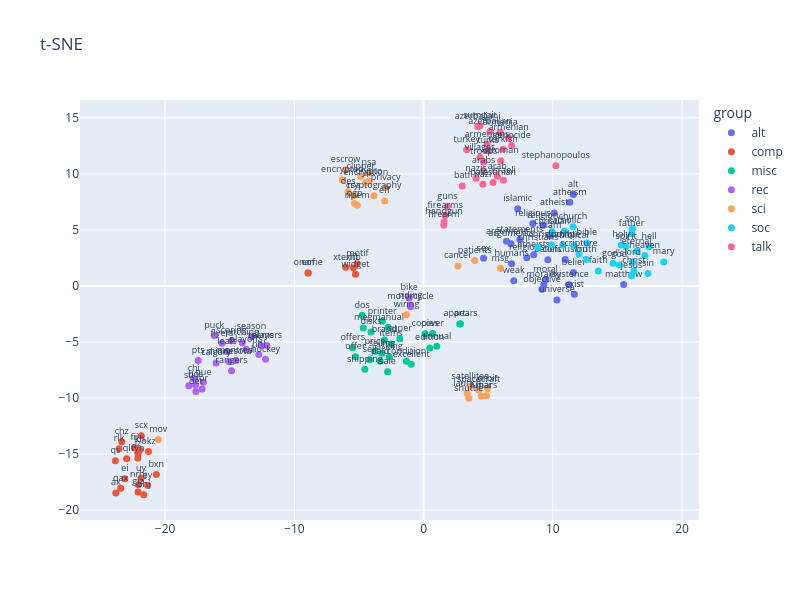

Here is the notebook cell this chart was saved with:
### Code cell
# plotly
import plotly.express as px

projections = {
    "t-SNE": TSNE(n_components=2, perplexity=20, init="pca", random_state=0).fit_transform(X),
}

for name, Y in projections.items():
    df = pd.DataFrame({
        "x": Y[:, 0],
        "y": Y[:, 1],
        "word": words,
        "group": [group_names[g] for g in colors],
    })
    fig = px.scatter(df, x="x", y="y", color="group", hover_name="word", text="word",
                     title=name, width=800, height=600)
    fig.update_traces(textposition="top center", textfont_size=9, marker_size=7)
    fig.update_layout(xaxis_title=None, yaxis_title=None)
    fig.show()

### Figure 1 — Plotly figure (JSON) as saved in the notebook; plotly's stock layout.template omitted (floating-point values rounded to 4 significant figures)
{"data": [{"hovertemplate": "<b>%{hovertext}</b><br><br>group=alt<br>x=%{x}<br>y=%{y}<br>word=%{text}<extra></extra>", "hovertext": ["atheism", "atheists", "atheist", "islam", "islamic", "belief", "religious", "matthew", "religion", "morality", "argument", "religions", "conclusion", "statements", "sex", "moral", "alt", "existence", "humans", "universe", "exist", "arguments", "objective", "beliefs", "weak"], "legendgroup": "alt", "marker": {"color": "#636efa", "size": 7, "symbol": "circle"}, "mode": "markers+text", "name": "alt", "orientation": "v", "showlegend": true, "text": ["atheism", "atheists", "atheist", "islam", "islamic", "belief", "religious", "matthew", "religion", "morality", "argument", "religions", "conclusion", "statements", "sex", "moral", "alt", "existence", "humans", "universe", "exist", "arguments", "objective", "beliefs", "weak"], "textfont": {"size": 9}, "textposition": "top center", "type": "scatter", "x": [11.32, 8.526, 10.11, 9.807, 7.286, 11.6, 8.452, 15.48, 9.218, 9.3, 6.417, 7.988, 10.96, 7.446, 4.64, 9.444, 11.58, 11.26, 6.809, 10.32, 11.67, 6.76, 9.163, 9.614, 6.977], "xaxis": "x", "y": [7.476, 2.779, 6.501, 4.47, 6.875, 1.2, 5.577, 0.1297, 5.416, 0.1175, 3.987, 2.516, 2.361, 4.137, 2.473, 0.5662, 8.15, 0.09432, 1.968, -1.262, -0.7395, 3.757, -0.3, 2.342, 0.4523], "yaxis": "y"}, {"hovertemplate": "<b>%{hovertext}</b><br><br>group=comp<br>x=%{x}<br>y=%{y}<br>word=%{text}<extra></extra>", "hovertext": ["qax", "chz", "okz", "oname", "giz", "eof", "fij", "xlib", "nrhj", "bxn", "bhj", "rlk", "scx", "fyn", "ax", "ql", "xterm", "widget", "motif", "ei", "jz", "kh", "uy", "qs", "ey"], "legendgroup": "comp", "marker": {"color": "#EF553B", "size": 7, "symbol": "circle"}, "mode": "markers+text", "name": "comp", "orientation": "v", "showlegend": true, "text": ["qax", "chz", "okz", "oname", "giz", "eof", "fij", "xlib", "nrhj", "bxn", "bhj", "rlk", "scx", "fyn", "ax", "ql", "xterm", "widget", "motif", "ei", "jz", "kh", "uy", "qs", "ey"], "textfont": {"size": 9}, "textposition": "top center", "type": "scatter", "x": [-23.43, -23.35, -21.29, -8.929, -22.1, -8.943, -22.37, -5.433, -22.06, -20.68, -21.65, -23.56, -21.84, -22.11, -23.81, -22.98, -6.028, -5.269, -5.128, -23.12, -22.1, -21.95, -21.86, -23.85, -21.36], "xaxis": "x", "y": [-18.06, -13.92, -14.78, 1.149, -18.39, 1.15, -14.46, 1.621, -17.75, -16.83, -18.63, -14.53, -13.38, -15.38, -18.49, -15.42, 1.671, 1.037, 1.973, -17.21, -14.96, -14.65, -17.17, -15.6, -17.78], "yaxis": "y"}, {"hovertemplate": "<b>%{hovertext}</b><br><br>group=misc<br>x=%{x}<br>y=%{y}<br>word=%{text}<extra></extra>", "hovertext": ["sale", "shipping", "offer", "condition", "brand", "excellent", "asking", "items", "disks", "annual", "cover", "sell", "art", "selling", "copies", "price", "offers", "edition", "dos", "printer", "manual", "super", "meg", "appears", "paid"], "legendgroup": "misc", "marker": {"color": "#00cc96", "size": 7, "symbol": "circle"}, "mode": "markers+text", "name": "misc", "orientation": "v", "showlegend": true, "text": ["sale", "shipping", "offer", "condition", "brand", "excellent", "asking", "items", "disks", "annual", "cover", "sell", "art", "selling", "copies", "price", "offers", "edition", "dos", "printer", "manual", "super", "meg", "appears", "paid"], "textfont": {"size": 9}, "textposition": "top center", "type": "scatter", "x": [-2.786, -4.545, -5.272, -1.324, -3.033, -0.9517, -2.648, -2.514, -4.067, 1.019, 0.7035, -4.173, 2.799, -3.215, 0.1144, -3.765, -5.486, 0.476, -4.757, -3.195, -2.741, -1.837, -4.669, 2.865, -3.355], "xaxis": "x", "y": [-7.655, -7.448, -6.328, -6.735, -4.82, -6.996, -6.354, -5.18, -4.116, -5.378, -4.252, -6.593, -3.405, -6.013, -4.263, -5.844, -5.525, -5.544, -2.623, -3.167, -3.701, -4.711, -3.761, -3.381, -6.723], "yaxis": "y"}, {"hovertemplate": "<b>%{hovertext}</b><br><br>group=rec<br>x=%{x}<br>y=%{y}<br>word=%{text}<extra></extra>", "hovertext": ["nhl", "pts", "leafs", "stl", "puck", "pitching", "playoffs", "det", "bos", "hockey", "tor", "flyers", "rangers", "bike", "scoring", "season", "calgary", "motorcycle", "players", "chi", "montreal", "teams", "minnesota", "riding", "que"], "legendgroup": "rec", "marker": {"color": "#ab63fa", "size": 7, "symbol": "circle"}, "mode": "markers+text", "name": "rec", "orientation": "v", "showlegend": true, "text": ["nhl", "pts", "leafs", "stl", "puck", "pitching", "playoffs", "det", "bos", "hockey", "tor", "flyers", "rangers", "bike", "scoring", "season", "calgary", "motorcycle", "players", "chi", "montreal", "teams", "minnesota", "riding", "que"], "textfont": {"size": 9}, "textposition": "top center", "type": "scatter", "x": [-12.75, -17.44, -15.2, -18.17, -16.2, -14.02, -13.73, -17.62, -17.65, -12.23, -17.14, -15.6, -14.86, -1.12, -14.87, -13.32, -16.05, -1.013, -12.12, -17.78, -14.52, -12.58, -15.05, -1.019, -17.03], "xaxis": "x", "y": [-6.126, -6.649, -5.856, -8.914, -4.436, -5.086, -5.661, -9.422, -8.839, -6.558, -9.2, -5.123, -7.577, -1.079, -4.904, -4.549, -6.882, -1.867, -5.328, -8.272, -6.663, -5.321, -6.762, -1.723, -8.591], "yaxis": "y"}, {"hovertemplate": "<b>%{hovertext}</b><br><br>group=sci<br>x=%{x}<br>y=%{y}<br>word=%{text}<extra></extra>", "hovertext": ["ripem", "crypto", "nsa", "encryption", "escrow", "lunar", "rsa", "eff", "spacecraft", "satellites", "clipper", "encrypted", "orbit", "mov", "cryptography", "privacy", "pgp", "mars", "msg", "patients", "shuttle", "des", "cancer", "wiring", "launch"], "legendgroup": "sci", "marker": {"color": "#FFA15A", "size": 7, "symbol": "circle"}, "mode": "markers+text", "name": "sci", "orientation": "v", "showlegend": true, "text": ["ripem", "crypto", "nsa", "encryption", "escrow", "lunar", "rsa", "eff", "spacecraft", "satellites", "clipper", "encrypted", "orbit", "mov", "cryptography", "privacy", "pgp", "mars", "msg", "patients", "shuttle", "des", "cancer", "wiring", "launch"], "textfont": {"size": 9}, "textposition": "top center", "type": "scatter", "x": [-5.13, -4.217, -4.238, -4.471, -6.036, 4.459, -5.408, -3.011, 4.253, 3.594, -4.848, -6.291, 4.959, -20.53, -3.847, -2.937, -5.332, 4.871, 5.945, 3.954, 3.501, -5.841, 2.659, -1.324, 3.383], "xaxis": "x", "y": [7.188, 9.344, 10.08, 9.238, 10.37, -9.832, 8.043, 7.583, -9.291, -8.967, 9.773, 9.477, -9.175, -13.72, 8.041, 8.781, 7.358, -9.805, 1.584, 2.256, -10.03, 8.406, 1.766, -2.572, -9.582], "yaxis": "y"}, {"hovertemplate": "<b>%{hovertext}</b><br><br>group=soc<br>x=%{x}<br>y=%{y}<br>word=%{text}<extra></extra>", "hovertext": ["scripture", "god's", "catholic", "church", "christ", "sin", "eternal", "spirit", "heaven", "lord", "faith", "holy", "christianity", "christians", "mary", "jesus", "god", "doctrine", "biblical", "father", "truth", "son", "bible", "hell", "christian"], "legendgroup": "soc", "marker": {"color": "#19d3f3", "size": 7, "symbol": "circle"}, "mode": "markers+text", "name": "soc", "orientation": "v", "showlegend": true, "text": ["scripture", "god's", "catholic", "church", "christ", "sin", "eternal", "spirit", "heaven", "lord", "faith", "holy", "christianity", "christians", "mary", "jesus", "god", "doctrine", "biblical", "father", "truth", "son", "bible", "hell", "christian"], "textfont": {"size": 9}, "textposition": "top center", "type": "scatter", "x": [12.02, 14.66, 10.89, 11.56, 16.28, 17.36, 16.48, 15.66, 17.12, 16.17, 13.52, 15.3, 9.893, 8.866, 18.58, 16.09, 15.14, 10.77, 11.64, 16.1, 12.58, 16.16, 12.63, 17.45, 9.944], "xaxis": "x", "y": [2.856, 2.018, 4.904, 5.268, 1.339, 1.111, 3.084, 3.51, 2.716, 2.119, 1.335, 3.644, 3.667, 3.421, 2.123, 0.8969, 1.868, 3.642, 3.589, 4.653, 2.35, 5.111, 3.824, 3.483, 4.845], "yaxis": "y"}, {"hovertemplate": "<b>%{hovertext}</b><br><br>group=talk<br>x=%{x}<br>y=%{y}<br>word=%{text}<extra></extra>", "hovertext": ["armenia", "stephanopoulos", "azerbaijani", "azerbaijan", "sumgait", "ottoman", "firearm", "armenians", "armenian", "arab", "villages", "turkish", "arabs", "israeli", "turks", "firearms", "handgun", "palestinian", "turkey", "nazis", "nazi", "troops", "guns", "batf", "genocide"], "legendgroup": "talk", "marker": {"color": "#FF6692", "size": 7, "symbol": "circle"}, "mode": "markers+text", "name": "talk", "orientation": "v", "showlegend": true, "text": ["armenia", "stephanopoulos", "azerbaijani", "azerbaijan", "sumgait", "ottoman", "firearm", "armenians", "armenian", "arab", "villages", "turkish", "arabs", "israeli", "turks", "firearms", "handgun", "palestinian", "turkey", "nazis", "nazi", "troops", "guns", "batf", "genocide"], "textfont": {"size": 9}, "textposition": "top center", "type": "scatter", "x": [5.932, 10.24, 4.192, 5.133, 4.364, 5.968, 1.567, 4.907, 6.58, 5.705, 4.369, 6.153, 4.647, 6.18, 4.995, 1.671, 1.589, 5.379, 3.332, 4.057, 4.587, 4.649, 1.844, 2.992, 6.821], "xaxis": "x", "y": [13.72, 10.72, 14.21, 13.79, 14.33, 11.17, 5.428, 12.65, 13.23, 9.784, 11.48, 12.19, 10.27, 9.433, 12.03, 6.275, 5.732, 9.237, 12.15, 9.616, 9.082, 11.05, 7.094, 8.922, 12.53], "yaxis": "y"}], "layout": {"height": 600, "legend": {"title": {"text": "group"}, "tracegroupgap": 0}, "title": {"text": "t-SNE"}, "width": 800, "xaxis": {"anchor": "y", "domain": [0, 1], "title": {}}, "yaxis": {"anchor": "x", "domain": [0, 1], "title": {}}}}
